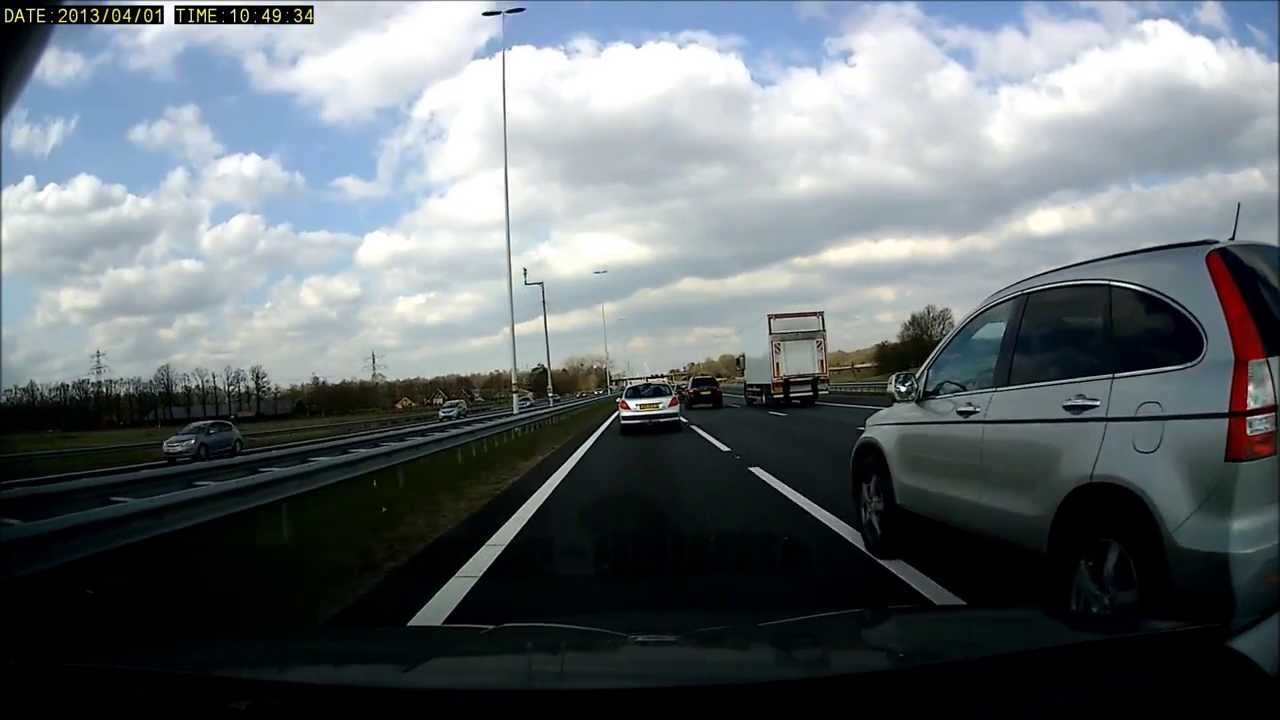
#> input picture dash_image.jpg, 1280 x 720 px, given in place of test2.mp4, which was not available
$ python lanes.py
#> lines starting #> are read from the running program, lines starting #| are printed output that depends on the picture; after the words box and inside, x2 and y2 are one past the last pixel; in counts of white or black regions, pixels touching at a corner belong together; pictures that were not available may be replaced by others from this repository, and a replacement may not be noted
import cv2
import numpy as np


def make_coordinates(image, line_parameters):
	# print(line_parameters)
	slope, intercept = line_parameters
	y1 = image.shape[0]
	y2 = int(y1*(3.0/5))
	x1 = int((y1 - intercept)/slope)
	x2 = int((y2 - intercept)/slope)
	return np.array([x1, y1, x2, y2])

def average_slope_intercept(image, lines):
	left_fit = []
	right_fit = []
	if lines is not None:
		for line in lines:
			x1, y1, x2, y2 = line.reshape(4)
			parameters = np.polyfit((x1,x2), (y1,y2), 1)  # fit first-degree polynomial
			slope = parameters[0]
			interecept = parameters[1]
			if slope < -0.1:
				left_fit.append((slope,interecept))
			elif slope > 0.1:
				right_fit.append((slope,interecept))
	else:
		return None
	left_fit_average = np.average(left_fit, axis = 0)
	right_fit_average = np.average(right_fit, axis = 0)
	if (np.isnan(left_fit_average).all()) or (np.isnan(right_fit_average).all()):
		print ("Error, found None")
		return None
	left_line = make_coordinates(image, left_fit_average)
	right_line = make_coordinates(image, right_fit_average)
	return np.array([left_line, right_line])

# Edge detection
def canny(image):
	# Reducing from 3 RGB channel to 1 channel, point is, it is more efficient to process one channel than three
	gray = cv2.cvtColor(image, cv2.COLOR_RGB2GRAY)
	# Reduce image noise, may mess up edge detection, smoothes the image by getting an average of sorrouding pixels
	blur = cv2.GaussianBlur(gray, (5,5),0)
	# looks for high contrast and detects edges, in our case lanes. Performs derivitve in x and y direction
	# cv2.Canny(image, low_threshold, high_threshold)
	canny = cv2.Canny(blur, 50, 150)
	return canny

# Get the regtion of interest to reduce processing region to run faster
# 400,630  640,375   1000,630
# old : 		[(600,1260), (1270,675), (2080,1275)]
def region_of_interest(image):
	height = image.shape[0]
	polygons = np.array([
		[(200,height), (1100,height), (550,250)]
		])
	mask = np.zeros_like(image) # creates an array of zeros with same dimensions as the original image
	cv2.fillPoly(mask, polygons, 255)
	# do a bitwise AND operation e.g.  [0,0,1,0] AND [0,0,0,0] = [1,1,0,1]
	masked_image = cv2.bitwise_and(image,mask)
	return masked_image


def display_lines(image, lines):
	line_image = np.zeros_like(image)
	if lines is not None:
		for line in lines:
			x1 , y1, x2, y2 = line.reshape(4)
			cv2.line(line_image, (x1, y1), (x2,y2), (255,0,0), 10)
	return line_image


cap = cv2.VideoCapture("test2.mp4")
while(cap.isOpened()):
	_, frame = cap.read()
#> frame is the input picture: shape (720, 1280, 3); mean B, G, R 112.1, 108, 100.9
	canny_image = canny(frame)
#> in canny, `canny = cv2.Canny(blur, 50, 150)`:
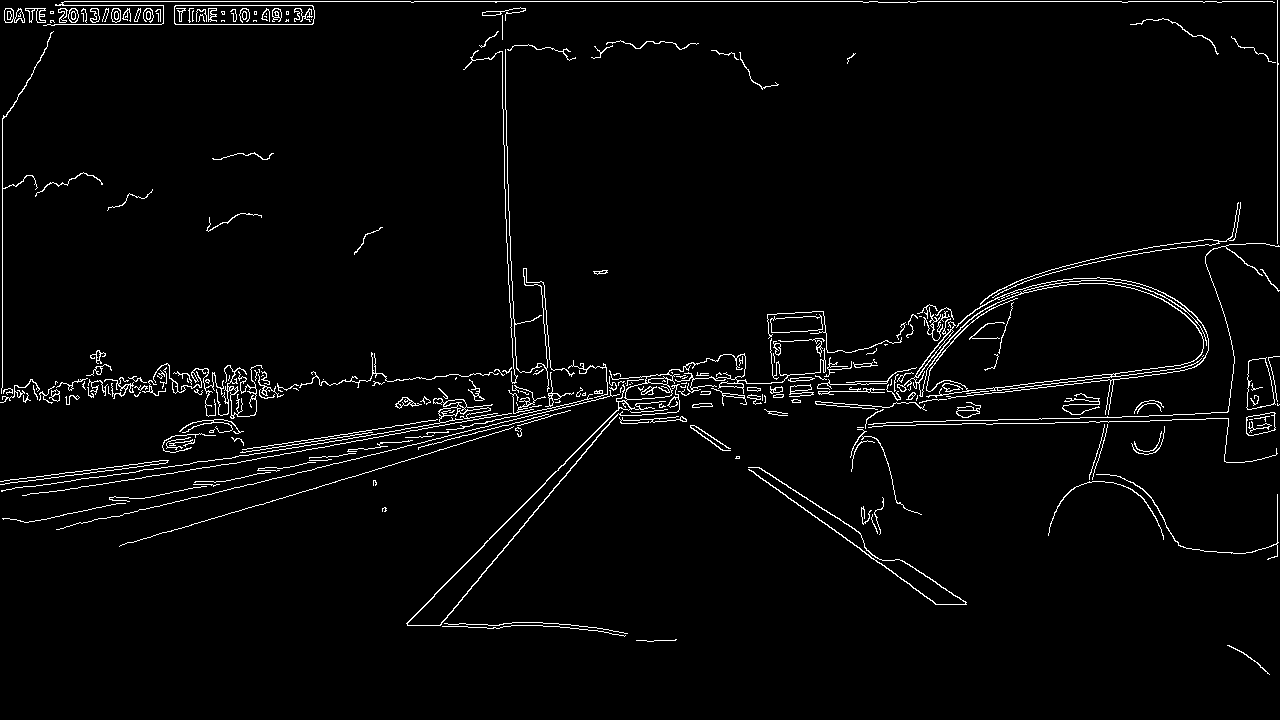
#> canny: shape (720, 1280); 2.8% white in thin lines or dots
	croppped_image = region_of_interest(canny_image)
#> in region_of_interest, `cv2.fillPoly(mask, polygons, 255)`: mask: shape (720, 1280); 23% white; 1 white region, box (x1, y1, x2, y2) and area: (200, 250, 1100, 720) 211775
#> in region_of_interest, `masked_image = cv2.bitwise_and(image,mask)`:
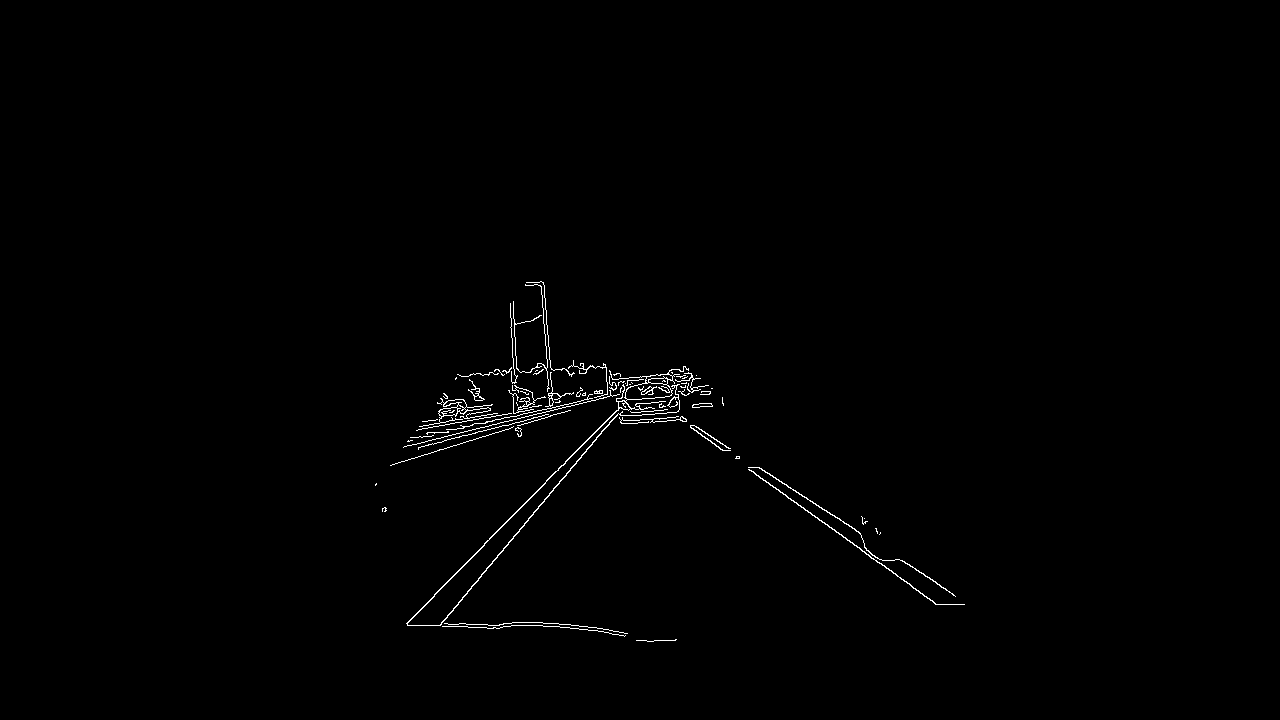
#> masked_image: shape (720, 1280); 0.63% white in thin lines or dots, all inside (x1, y1, x2, y2) = (375, 281, 965, 642)
	# smaller bins create better vote  find
	lines = cv2.HoughLinesP(croppped_image, 2, np.pi/180, 100, np.array([]), minLineLength=40, maxLineGap=5)
#> lines = 24 rows, first 6: [439, 625, 613, 418], [434, 594, 545, 483], [751, 470, 936, 604], [761, 468, 858, 531], [519, 425, 570, 410], [418, 429, 533, 409]
	averaged_lines = average_slope_intercept(frame, lines)
#> the loop in average_slope_intercept, `for line in lines:` made 24 passes
#> (x1, y1, x2, y2, slope, interecept) on passes 1 to 12: (439, 625, 613, 418, -1.19, 1147.3), (434, 594, 545, 483, -1, 1028), (751, 470, 936, 604, 0.724, -73.97), (761, 468, 858, 531, 0.649, -26.26), (519, 425, 570, 410, -0.294, 577.6), (418, 429, 533, 409, -0.174, 501.7), (901, 560, 952, 593, 0.647, -23), (489, 425, 603, 398, -0.237, 540.8), (480, 423, 610, 393, -0.231, 533.8), (796, 492, 853, 528, 0.632, -10.74), (390, 465, 510, 428, -0.308, 585.2), (419, 426, 475, 416, -0.179, 500.8)
#> after the loop in average_slope_intercept, `for line in lines:`: left_fit = [(-1.19, 1147.3), (-1, 1028), (-0.294, 577.6), (-0.174, 501.7), (-0.237, 540.8), (-0.231, 533.8), (-0.308, 585.2), (-0.179, 500.8), (-0.972, 1010.3), (-0.106, 452.5), (-0.118, 465.6), (-0.175, 496.5), (-1, 1029), (-0.25, 551.5)]; right_fit = [(0.724, -73.97), (0.649, -26.26), (0.647, -23), (0.632, -10.74), (0.682, -47.68), (0.72, -69.56), (0.714, -66.57), (14, -7327), (0.659, -30.71), (24.5, -12274)]
#> in average_slope_intercept, `left_fit_average = np.average(left_fit, axis = 0)`: left_fit_average = [-0.445, 672.9]
#> in average_slope_intercept, `right_fit_average = np.average(right_fit, axis = 0)`: right_fit_average = [4.39, -1994.9]
#> in make_coordinates, `slope, intercept = line_parameters`: slope = -0.445; intercept = 672.9
#> in make_coordinates, `x1 = int((y1 - intercept)/slope)`: x1 = -105
#> in make_coordinates, `x2 = int((y2 - intercept)/slope)`: x2 = 541
#> in average_slope_intercept, `left_line = make_coordinates(image, left_fit_average)`: left_line = [-105, 720, 541, 432]
#> in average_slope_intercept, `right_line = make_coordinates(image, right_fit_average)`: right_line = [618, 720, 552, 432]
#> averaged_lines = [[-105, 720, 541, 432], [618, 720, 552, 432]]
	if averaged_lines is None:
		continue
	line_image = display_lines(frame, averaged_lines)
#> the loop in display_lines, `for line in lines:` made 2 passes
#> after the loop in display_lines, `for line in lines:`:
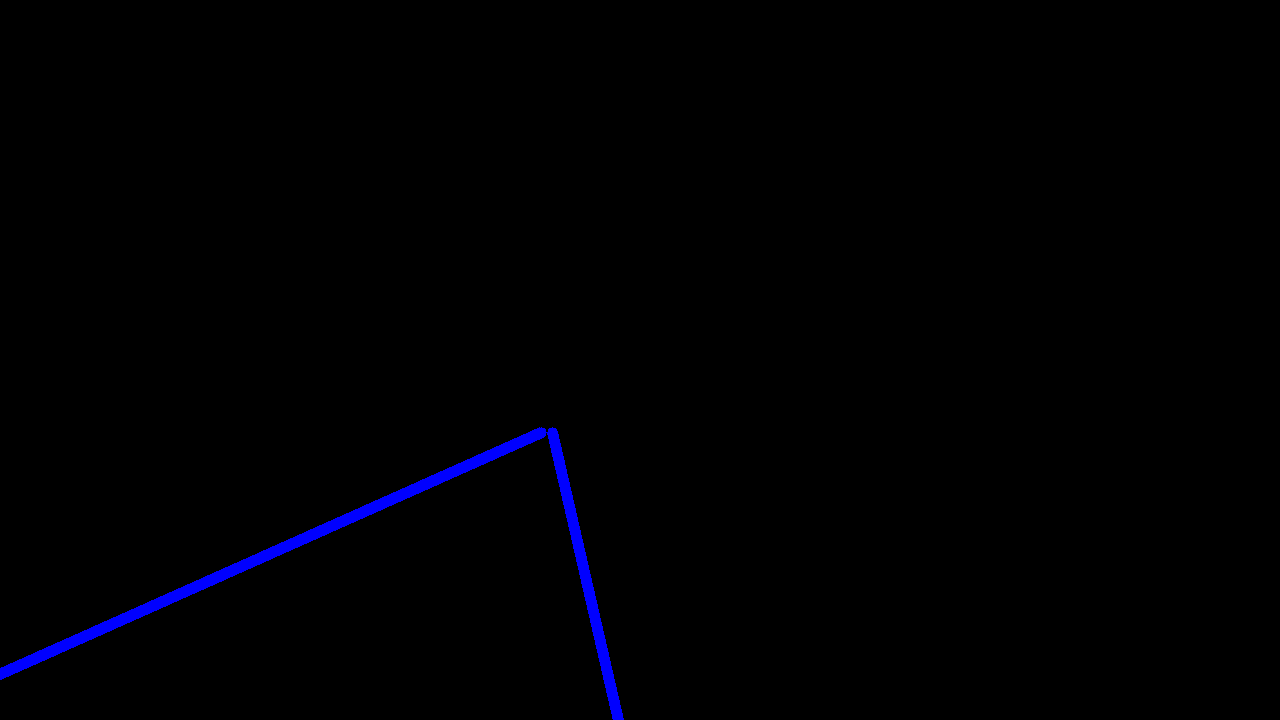
#> line_image: shape (720, 1280, 3); mean of channels 0, 1, 2 2.8, 0, 0; drawn as B, G, R
	combo_image = cv2.addWeighted(frame, 0.8, line_image, 1, 1) # multiple all elements in lane image by 0.8 making the image a bit darker
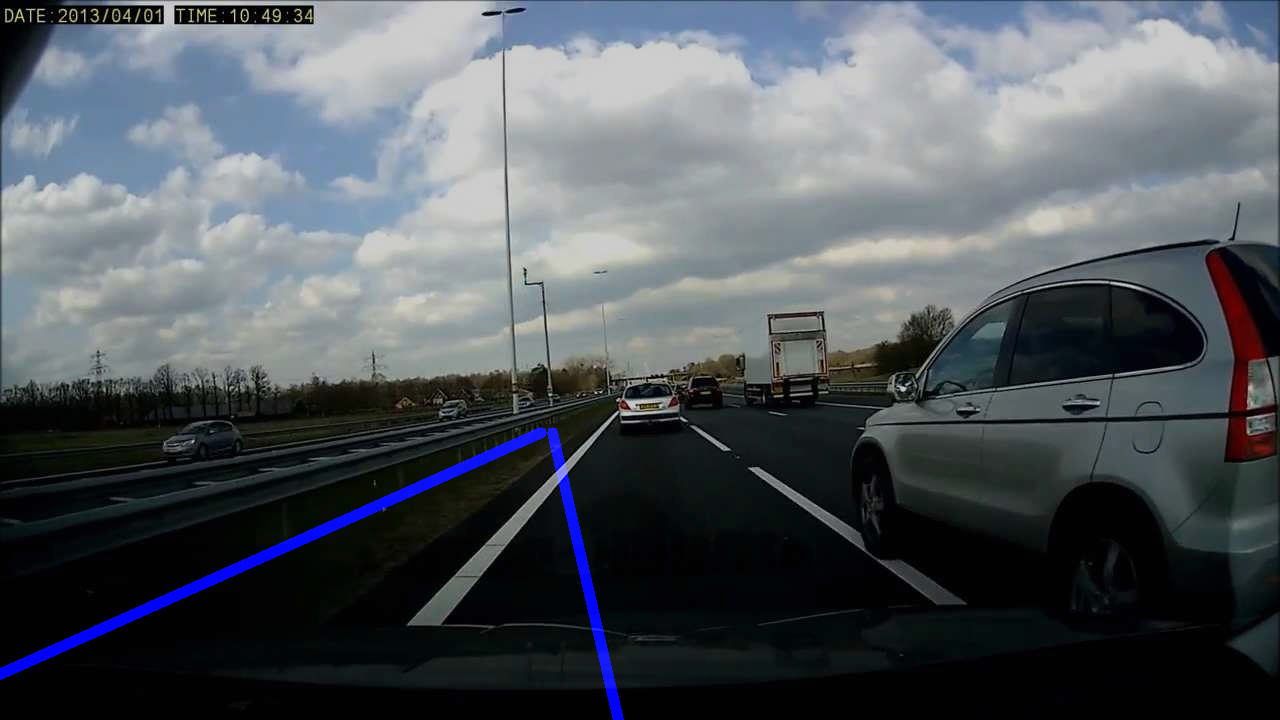
#> combo_image: shape (720, 1280, 3); mean B, G, R 93.4, 87.4, 81.7
	cv2.imshow("result", combo_image)
	if cv2.waitKey(1) == ord('q'):
#> (key q is pressed here)
		break
cap.release()
cv2.destroyAllWindows()

$ run again, on test_image.jpg
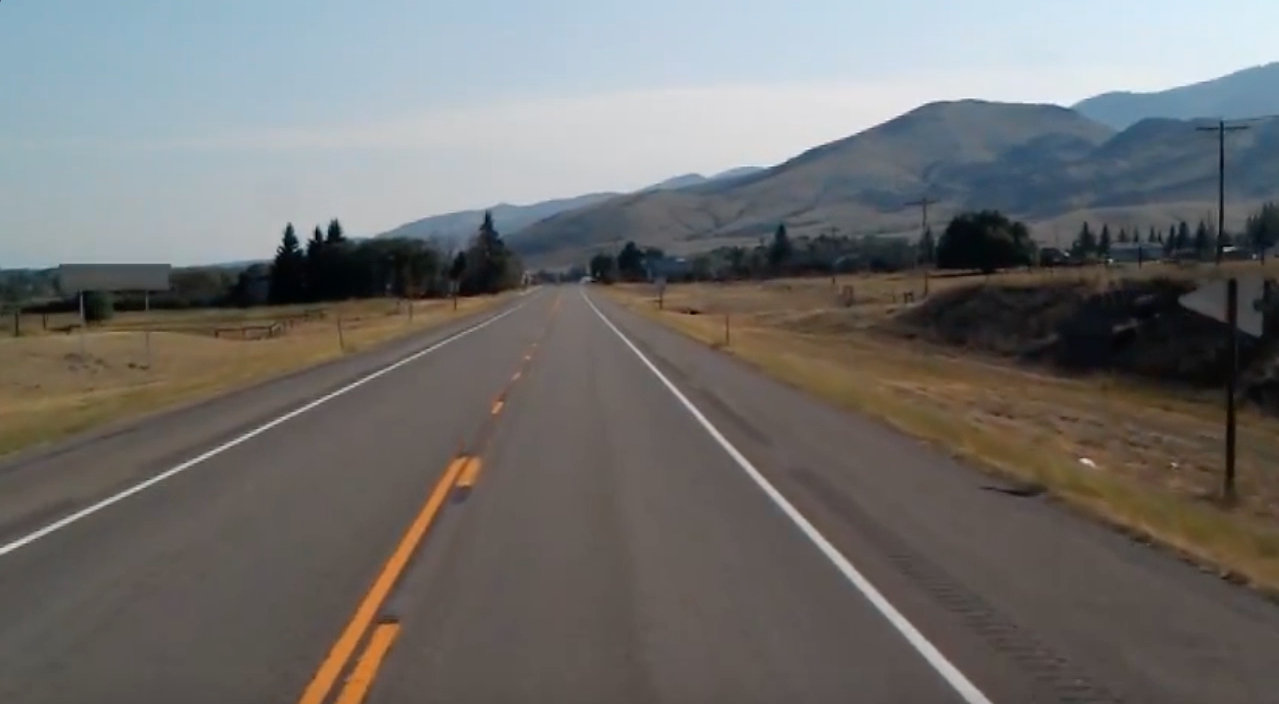
#> input picture test_image.jpg, 1279 x 704 px, given in place of test2.mp4, which was not available
#> frame is the input picture: shape (704, 1279, 3); mean B, G, R 109.7, 111.3, 112.3
#> in canny, `canny = cv2.Canny(blur, 50, 150)`:
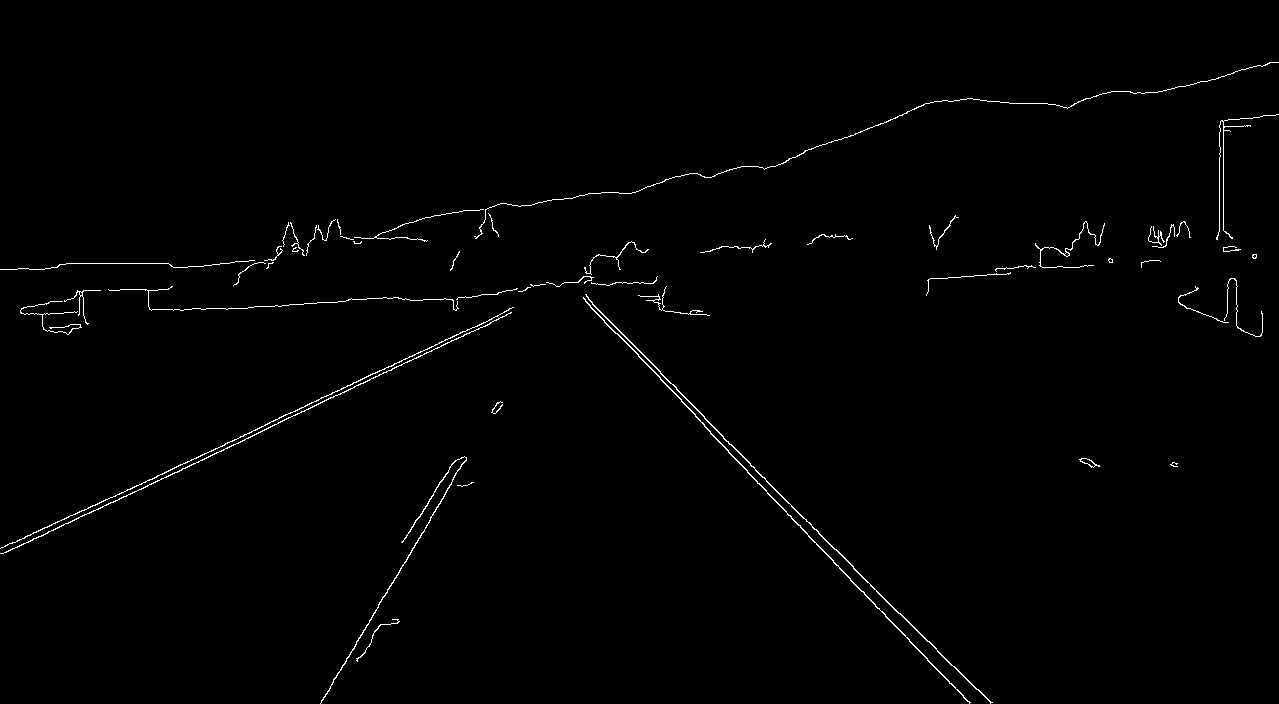
#> canny: shape (704, 1279); 0.91% white in thin lines or dots
#> mask: shape (704, 1279); 22.7% white; 1 white region, box (x1, y1, x2, y2) and area: (200, 250, 1100, 704) 204575
#> masked_image: shape (704, 1279); 0.26% white in thin lines or dots, all inside (x1, y1, x2, y2) = (320, 277, 993, 704)
#> lines = 13 rows, first 6: [704, 418, 927, 641], [704, 426, 791, 516], [320, 703, 445, 494], [585, 301, 663, 381], [630, 341, 670, 383], [794, 520, 861, 591]
#> the loop in average_slope_intercept, `for line in lines:` made 13 passes
#> (x1, y1, x2, y2, slope, interecept) on passes 1 to 8: (704, 418, 927, 641, 1, -286), (704, 426, 791, 516, 1.03, -302.3), (320, 703, 445, 494, -1.67, 1238), (585, 301, 663, 381, 1.03, -299), (630, 341, 670, 383, 1.05, -320.5), (794, 520, 861, 591, 1.06, -321.4), (659, 371, 704, 416, 1, -288), (870, 599, 939, 672, 1.06, -321.4)
#> after the loop in average_slope_intercept, `for line in lines:`: left_fit = [(-1.67, 1238), (-1.55, 1164)]; right_fit = [(1, -286), (1.03, -302.3), (1.03, -299), (1.05, -320.5), (1.06, -321.4), (1, -288), (1.06, -321.4), (1.03, -293.2), (0.961, -250.1), (1.05, -317.9), (1, -287)]
#> left_fit_average = [-1.61, 1201]
#> right_fit_average = [1.02, -298.8]
#> in make_coordinates, `slope, intercept = line_parameters`: slope = -1.61; intercept = 1201
#> in make_coordinates, `x1 = int((y1 - intercept)/slope)`: x1 = 308
#> in make_coordinates, `x2 = int((y2 - intercept)/slope)`: x2 = 483
#> left_line = [308, 704, 483, 422]
#> right_line = [978, 704, 703, 422]
#> averaged_lines = [[308, 704, 483, 422], [978, 704, 703, 422]]
#> the loop in display_lines, `for line in lines:` made 2 passes
#> `combo_image = cv2.addWeighted(frame, 0.8, line_image, 1, 1)`:
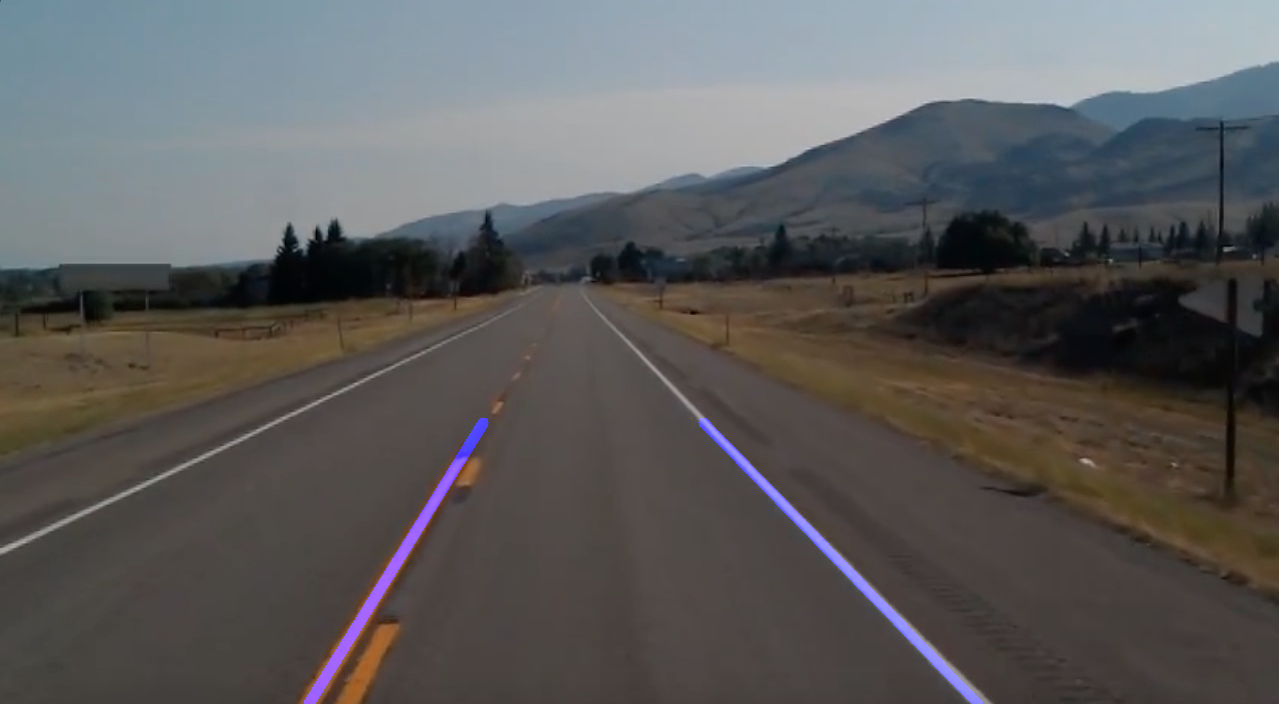
#> combo_image: shape (704, 1279, 3); mean B, G, R 90.1, 90, 90.8
